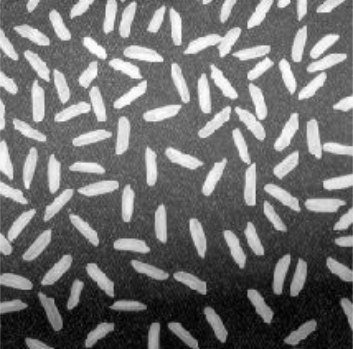
#> input picture blog13-tophat/test06.png, 353 x 349 px
$ python blog13-image04.py
#> lines starting #> are read from the running program, lines starting #| are printed output that depends on the picture
# -*- coding: utf-8 -*-
import numpy as np
import cv2 as cv
import matplotlib.pyplot as plt
from mpl_toolkits.mplot3d import Axes3D
from matplotlib import cm
from matplotlib.ticker import LinearLocator, FormatStrFormatter

#读取图像
img = cv.imread("test06.png")
#> img is the input picture: shape (349, 353, 3); min 0, max 255, mean 111.1
img = cv.cvtColor(img,cv.COLOR_BGR2GRAY)
#> img: shape (349, 353)

#图像黑帽运算
kernel = np.ones((10,10), np.uint8)
result = cv.morphologyEx(img, cv.MORPH_BLACKHAT, kernel)
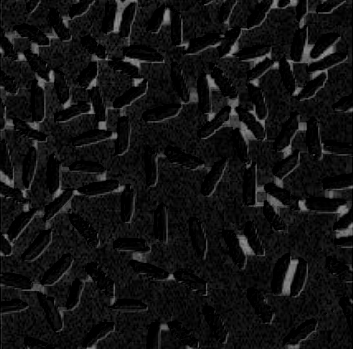
#> result: shape (349, 353); min 0, max 148, mean 17.6

#image类转numpy
imgd = np.array(result)

#准备数据
sp = result.shape
#> sp = (349, 353)
h = int(sp[0])        #图像高度(rows)
#> h = 349
w = int(sp[1])       #图像宽度(colums) of image
#> w = 353

#绘图初始处理
fig = plt.figure(figsize=(8,6))
#> (the run stopped early here; a loop or call above may not have finished)
